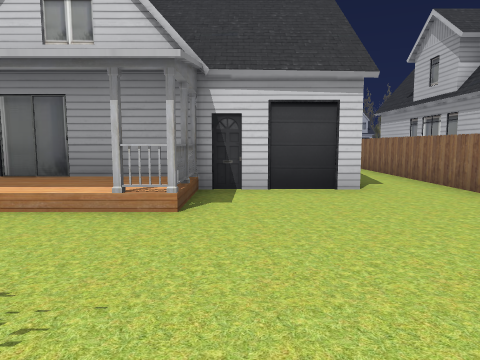
View 1 (above)

24 first-person views from a walk through a Godot game level. The camera is 1.5 m above the floor, tilts 6° down and sees 70° across. The floor is counted in squares, 2 m on a side. Each view is taken from the middle of a square. On the plan, view 1 faces up. The plan holds only what a view shows up to about 11 squares ahead; the rest is blank. The place goes on beyond the plan. Door leaves are left out where a doorway can be walked through.

View 2
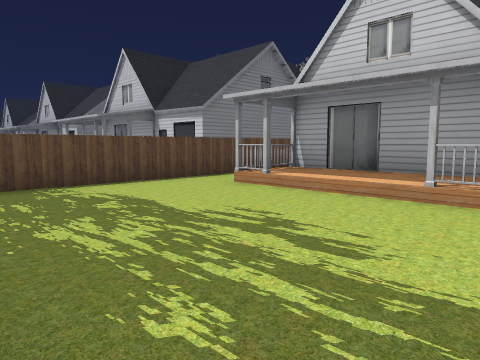

View 3
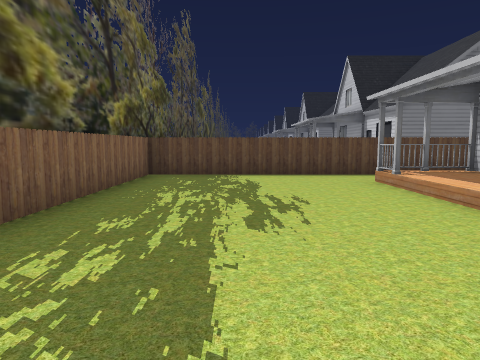

View 4
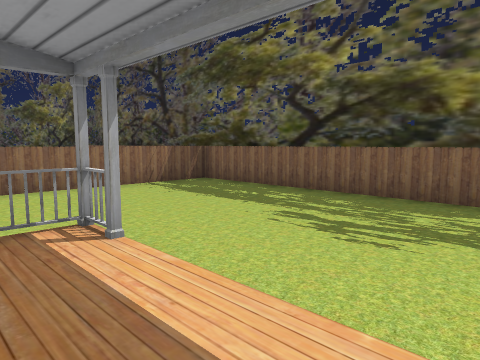

View 5
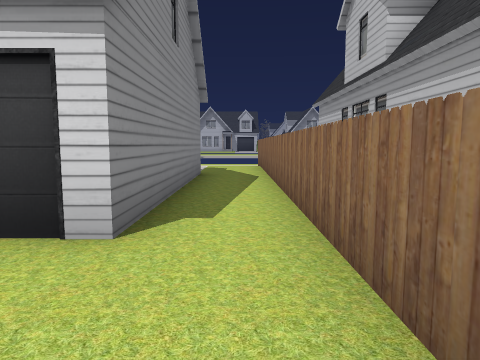

View 6
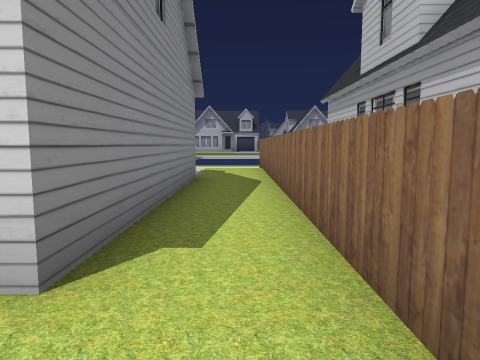

View 7
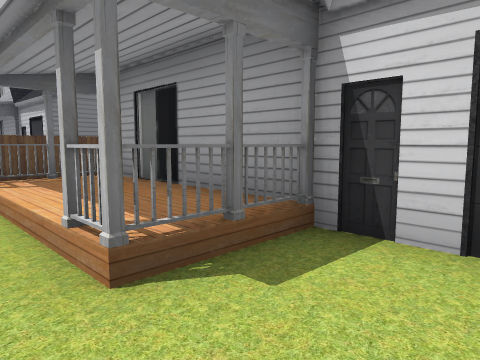

View 8
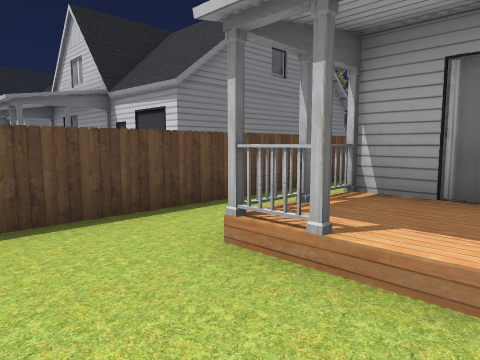

View 9
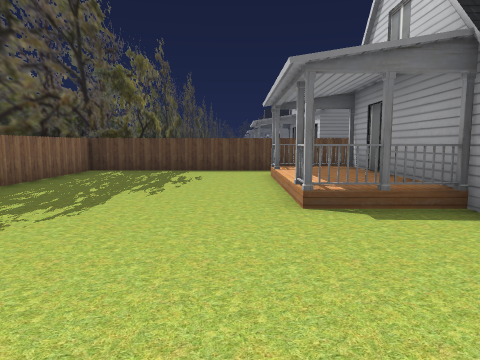

View 10
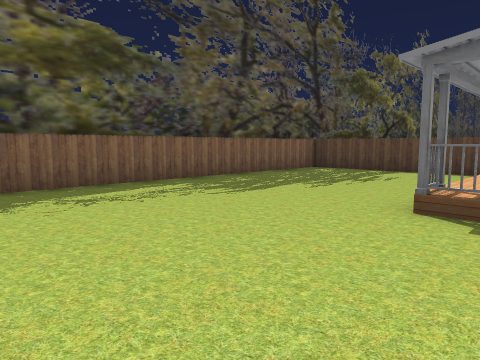

View 11
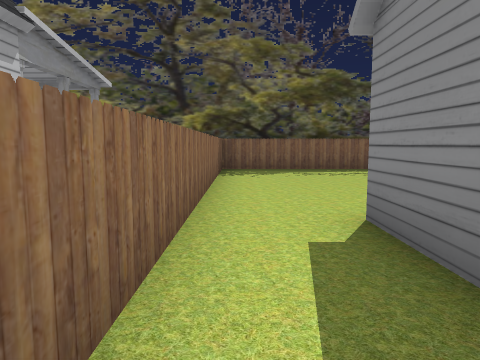

View 12
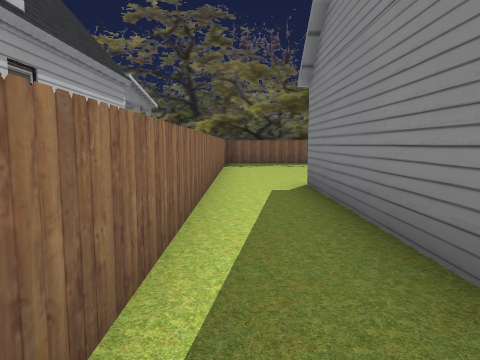

View 13
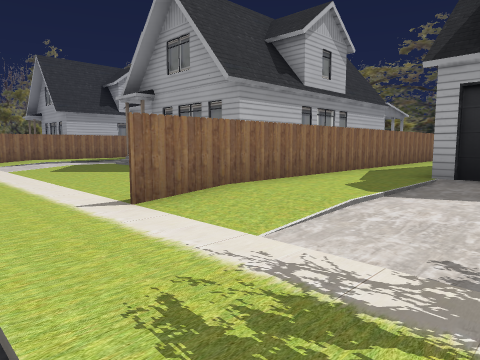

View 14
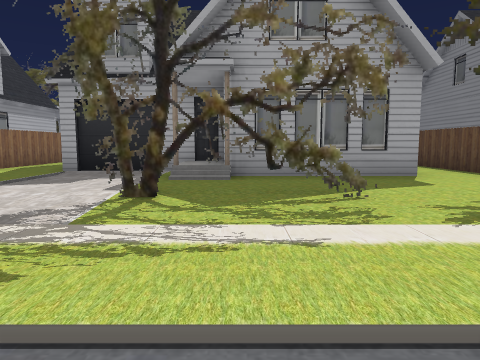

View 15
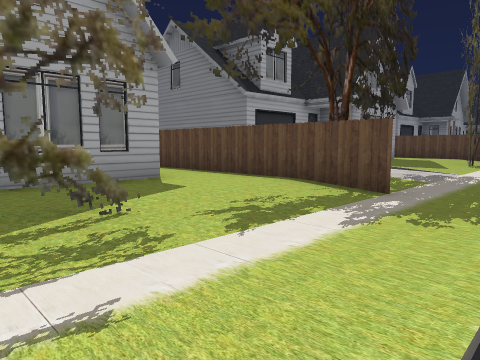

View 16
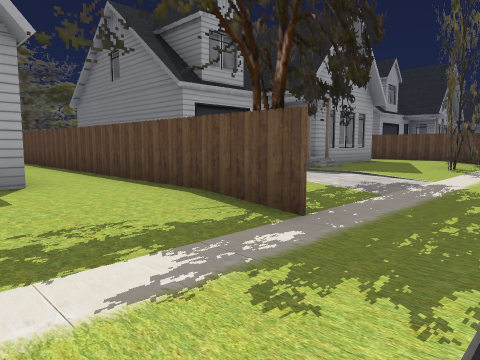

View 17
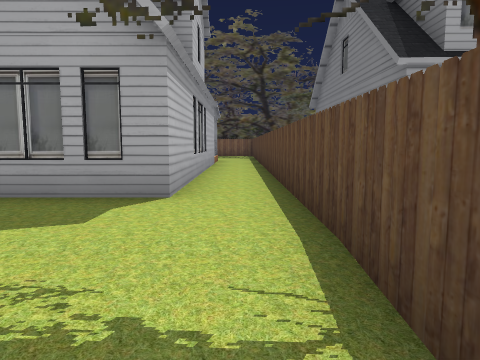

View 18
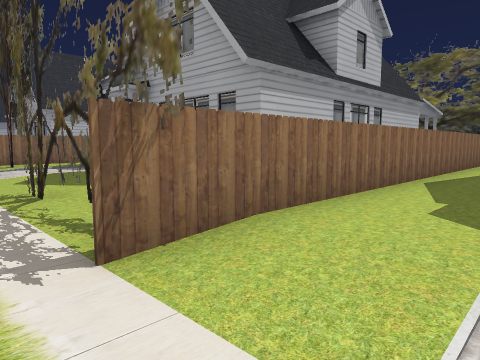

View 19
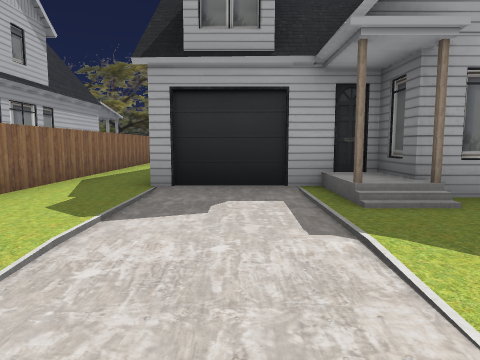

View 20
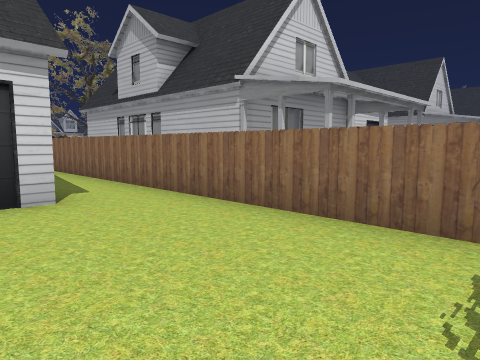

View 21
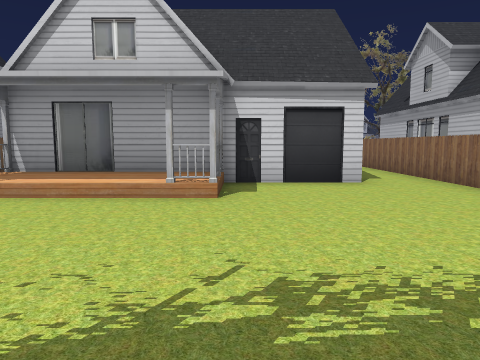

View 22
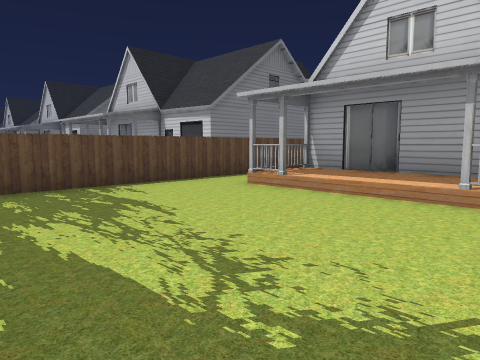

View 23
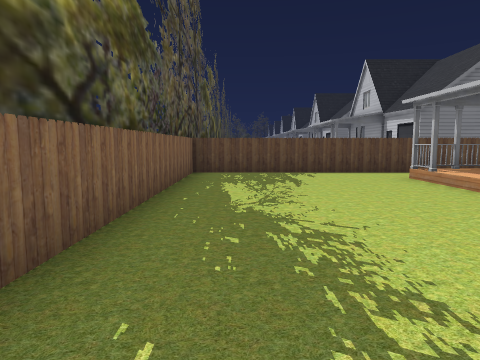

View 24
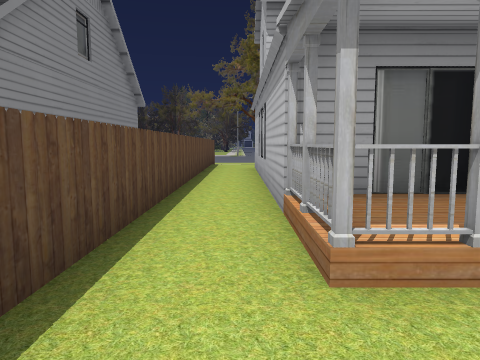

### Floor plan
Key: @ floor where view 1 was taken; # wall or solid block; . main floor; - floor 0.25 m lower than the main floor; : floor 0.5 m higher than the main floor; / step, stairs or slope; H house; T tree.
Columns run from 37 left of view 1 to 4 right of it. Each row starts with its distance up from view 1.
 19                          -
 18                     ///////////
 17        -----   -------------------
 16       ----TT-T------#----------#---------
 15       /...#.....TTTTTTTTTTTT ..#....././.#
 14      ./...# ........#..........#  .......#
 13 #.H H//...# HHHH  ..#.#HHH/....# HHH  ...#
 12 #.H  H/...# H  HHHH #.#  H/....#   H   ..#
 11 #.H     H.# H     HH#.#      ..#       #.#
 10 #.H     H.# H     HH#.H      ..#       #.#
  9 #.H     H.# H     HH#.H      ..#       #.#
  8 #.H     H.# H     HH#.#      ..#       #.#
  7 #.H     H.# H      H#.#      ..#       H.#
  6 #.HHHHHHH.# HHHHHHHH#.HHHHHHH..##HHH#HH#.#
  5 #.    ....# H   H   #.H   H....#H:  :....#
  4 #.H::H....# H  HH   #.H:::H....#H:::H....#
  3 #.........#         #..........#.........#
  2 #.........#         #..........#.........#
  1 #.........          #..........#.........#
  0 #.........          #..........#.....@...#
 -1 #........           #..........#.........#
 -2 ########            ######################

Where each view was taken, in squares from view 1:
view 1: 0 up, 0 right, facing up
view 2: 1 down, 0 right, facing up-left
view 3: 1 up, 2 right, facing left
view 4: 5 up, 4 left, facing down-right
view 5: 3 up, 3 right, facing up
view 6: 4 up, 3 right, facing up
view 7: 3 up, 1 right, facing up-left
view 8: 2 up, 3 left, facing up-left
view 9: 3 up, 7 left, facing left
view 10: 5 up, 7 left, facing down-left
view 11: 9 up, 7 left, facing down
view 12: 12 up, 7 left, facing down
view 13: 18 up, 10 left, facing down-right
view 14: 19 up, 12 left, facing down
view 15: 18 up, 12 left, facing down-left
view 16: 18 up, 14 left, facing down-left
view 17: 17 up, 16 left, facing down
view 18: 17 up, 29 left, facing down-right
view 19: 17 up, 30 left, facing down
view 20: 1 up, 30 left, facing up-right
view 21: 1 down, 31 left, facing up
view 22: 1 down, 31 left, facing up-left
view 23: 0 up, 28 left, facing left
view 24: 2 up, 36 left, facing up
